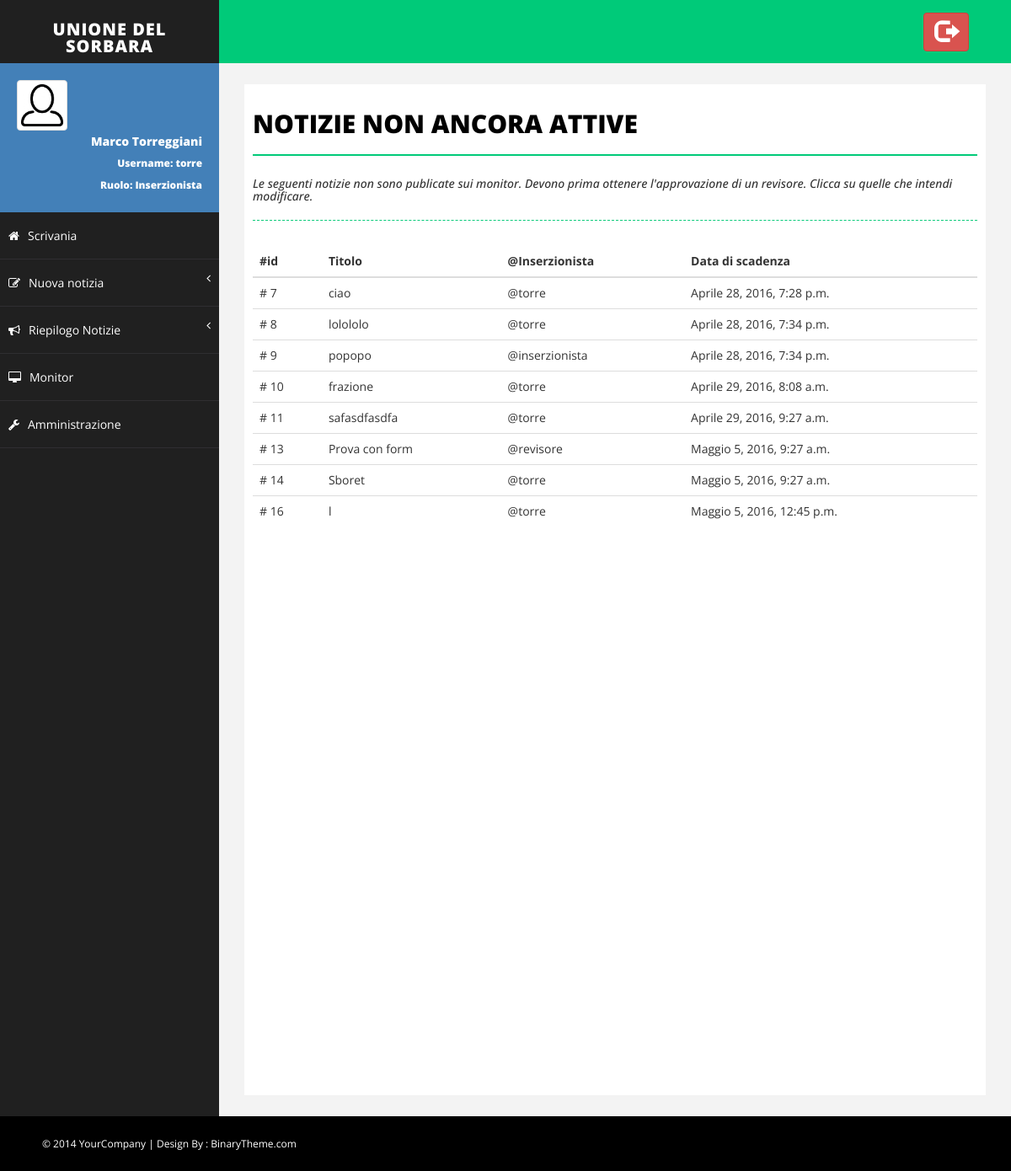
The page /notizie/scadute/ (signed in) on the database as committed earlier.
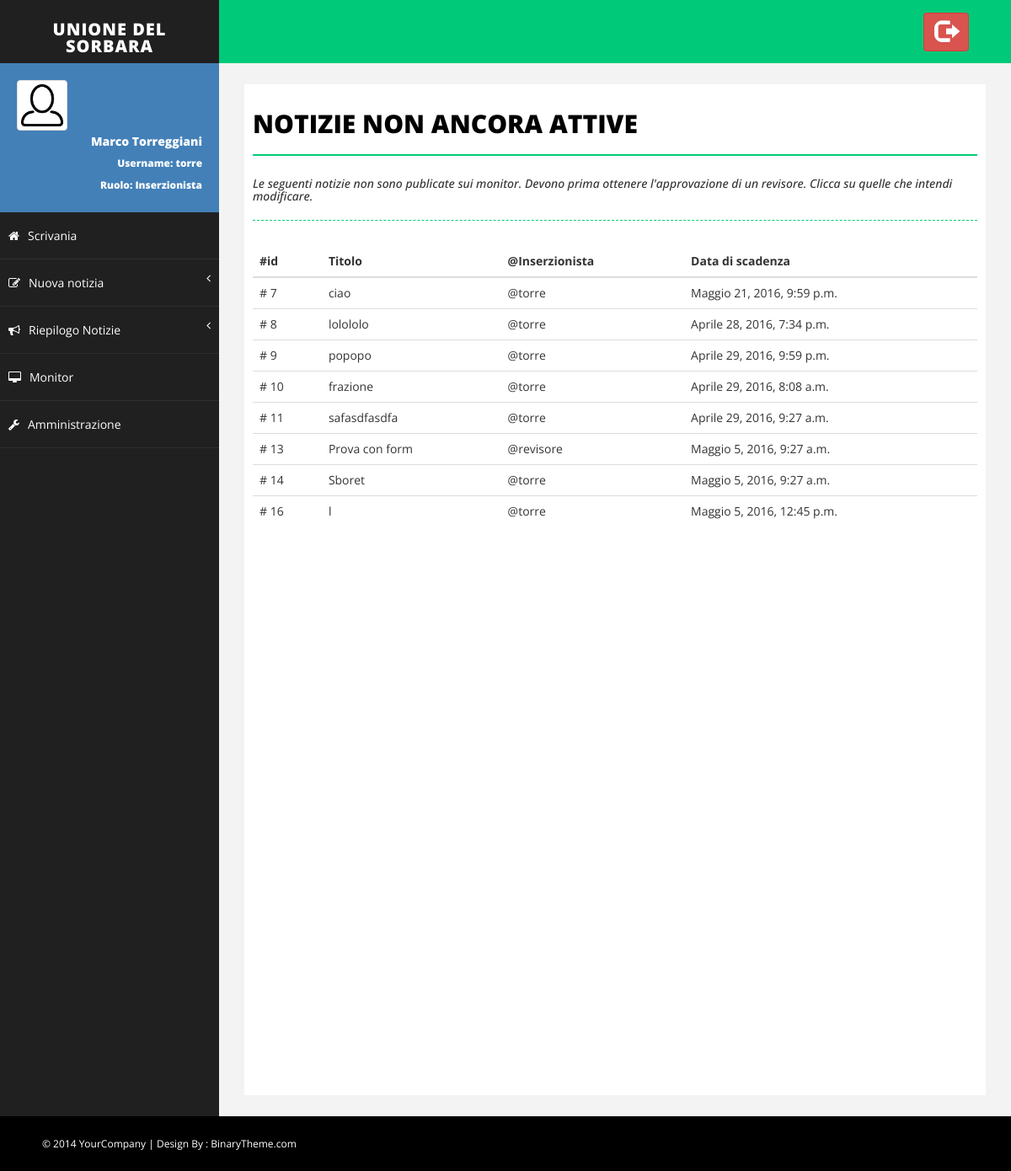
The same page on the database as committed later.
### Monitor/models.py (models this page shows, shortened)
class Notizia(models.Model):
    titolo = models.CharField(max_length=settings.MAX_LUN_TITOLO)
    descrizione = models.TextField(max_length=settings.MAX_LUN_DESCRIZIONE)
    immagine = models.ImageField(upload_to=get_nome_immagine_notizia, default=None, blank=True)
    approvata = models.BooleanField(default=False)
    inserzionista = models.ForeignKey(MyUser)
    data_inserimento = models.DateTimeField(default=timezone.now)
    data_scadenza = models.DateTimeField(default=timezone.now()+datetime.timedelta(days=15))

class MyUser(AbstractUser):
    foto_profilo = models.ImageField(upload_to=get_nome_immagine_utente, default=settings.NO_PROFILO)
    notifiche = models.BooleanField(default=True)

### Monitor/views.py (the view)
# urls.py: url(r'^notizie/scadute/$', views.lista_notizie_scadute, name='lista_scadute'),
@login_required(login_url='/login')
def lista_notizie_scadute(request):
    notizie = [notizia for notizia in Notizia.objects.all() if notizia.data_scadenza < timezone.now()]
    return render(request, 'Monitor/notizie_scadute.html', {'notizie': notizie})

### Monitor/templatetags/Monitor_extras.py (called while the page is built)
@register.filter(name='has_group')
def has_group(user, group_name):
    group = Group.objects.get(name=group_name)
    return True if group in user.groups.all() else False

@register.filter(name='is_admin')
def is_admin(user):
    return user.is_superuser

### Monitor/templates/Monitor/notizie_scadute.html
{% extends 'Monitor/base.html' %}
{% load Monitor_extras %}
{% block body %}
    <div id="page-inner">
        <div class="row">
            <div class="col-md-12">
                <h1 class="page-head-line">Notizie Non ancora Attive</h1>
                <h1 class="page-subhead-line">Le seguenti notizie non sono publicate sui monitor.
                    Devono prima ottenere l'approvazione di un revisore.
                    Clicca su quelle che intendi modificare.</h1>
            </div>
        </div>
        {% if notizie|length == 0 %}
            <div class="panel">
                <div class="alert alert-warning" role="alert">
                    Nessuna notizia scaduta!
                    Tutte le notizie publicate sono ancora valide oppure non sono state inserite notizie.
                </div>
            </div>
        {% else %}
            <div class="table-responsive">
                <table class="table table-hover">
                    <thead>
                        <tr>
                            <th>#id</th>
                            <th>Titolo</th>
                            <th>@Inserzionista</th>
                            <th>Data di scadenza</th>
                        </tr>
                    </thead>
                    <tbody>
                        {% for notizia in notizie %}
                            {% if request.user|has_group:"Inserzionista" %}
                            <tr onclick = "location.href='{% url 'Monitor:modifica_notizia' notizia.id %}'">
                            {% else %}
                            <tr onclick = "location.href='{% url 'Monitor:approva_notizia' notizia.id %}'">
                            {% endif %}
                                <td># {{ notizia.id }}</td>
                                <td>{{ notizia.titolo }}</td>
                                <td>@{{ notizia.inserzionista }}</td>
                                <td>{{ notizia.data_scadenza }}</td>
                            </tr>
                        {% endfor %}
                    </tbody>
                </table>
            </div>
        {% endif %}
    </div>
{% endblock %}

Rows that differ between the two databases and show on the page:
changed Notizia "ciao": data_scadenza "Aprile 28, 2016, 7:28 p.m." → "Maggio 21, 2016, 9:59 p.m."
changed Notizia "popopo": inserzionista "inserzionista" → "torre"; data_scadenza "Aprile 28, 2016, 7:34 p.m." → "Aprile 29, 2016, 9:59 p.m."
